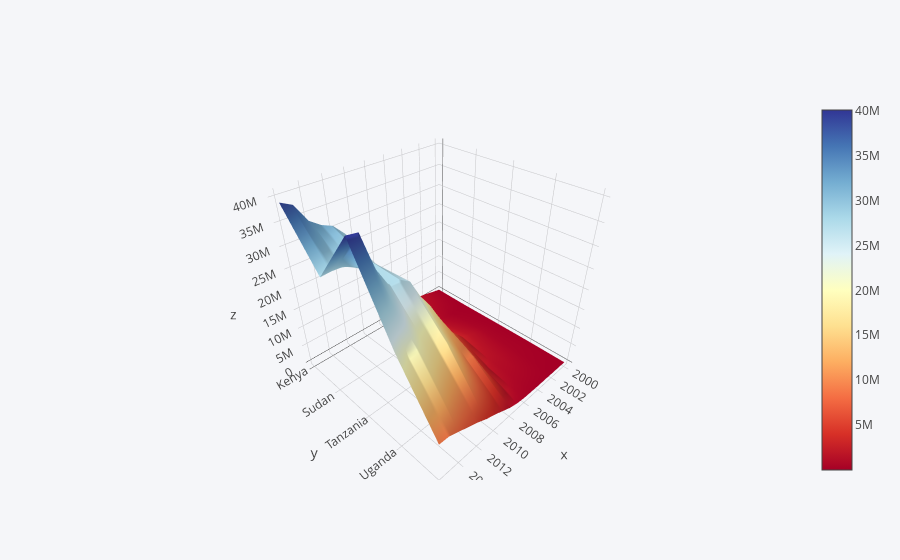

The code cell stored with this chart in its notebook:
### Markdown cell above
### 3D Surface plot

### Code cell
df.iplot(kind='surface',colorscale='rdylbu')
